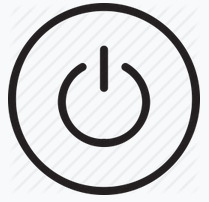
#> input picture IMG_PROCESSING/button.jpg, 209 x 202 px
$ python IMG_processing.py
#> lines starting #> are read from the running program, lines starting #| are printed output that depends on the picture
"""Turn image into ascii art"""

from PIL import Image
import os

chars = ["@", "#", "D", "%", "*", "?", "+", "R", "$", ",", "."]
img = None

def pixel_to_ascii(img_2, W):
    pixels = list(img_2.getdata())
    ascii_pixel = [chars[pixel_values//W] for pixel_values in pixels]

    return "".join(ascii_pixel)

def image_to_ascii(img_2, W):
    pixels_to_chars = pixel_to_ascii(img_2, W)
    len_pixels_to_chars = len(pixels_to_chars)
    image_ascii = [pixels_to_chars[index: index + W] for index in range(0, len_pixels_to_chars, W)]
    return "\n".join(image_ascii)

def main():

    try:
        img = Image.open("button.jpg")
#> img is the input picture: PIL image 209x202 RGB; mean R, G, B 213.3, 213.6, 215.4
    except IOError:
        pass

    W, H = img.size
#> W = 209; H = 202

    new_size = (int(W/4), int(H/4))
#> new_size = (52, 50)


    img2 = img

    img2 = img.resize(new_size)
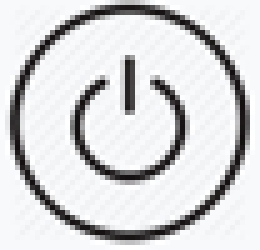
#> img2: PIL image 52x50 RGB (shown 5 times larger); mean R, G, B 213.2, 213.5, 215.1

    img2 = img2.convert("L")
#> img2: PIL image 52x50 L

    image_ascii = image_to_ascii(img2, new_size[0])
#> in pixel_to_ascii, `pixels = list(img_2.getdata())`: pixels = 2600 values, max 255 at index 19, min 11 at index 852, mean 213.6
#> in pixel_to_ascii, `ascii_pixel = [chars[pixel_values//W] for pixel_values in pixels]`: ascii_pixel = 2600 items, first 6: '*', '*', '*', '*', '*', '*'
#> in image_to_ascii, `len_pixels_to_chars = len(pixels_to_chars)`: len_pixels_to_chars = 2600
#> in image_to_ascii, `image_ascii = [pixels_to_chars[index: index + W] for index in range(0,..`: image_ascii = 50 items

    f = open(os.path.splitext("button.jpeg")[0]+'.txt','w')
    f.write(image_ascii)
    f.close()

main()
